Frame 1 (no input): blank canvas, image omitted
Frame 60 (no input): blank canvas, image omitted
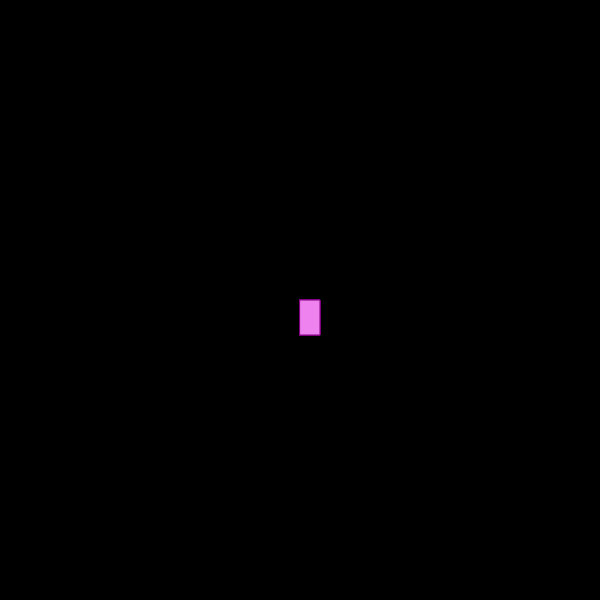
Frame 120 (the mouse pressed at the canvas centre since frame 60)

The p5.js sketch whose frames 1 and 60 were blank and that drew this single picture after the mouse press (run headless with seeded random() and noise() and a simulated clock; from frame 60 on, the mouse is pressed at the canvas centre):

// p5.js sketch
// ── sketch.js
function setup() {
    createCanvas(600, 600);
    background("black");
  }
  
  function draw() {
    stroke("purple");
    fill("violet");
    
    if(mouseIsPressed){
      rect(mouseX, mouseY, 20, 35);
    }
    
  }
